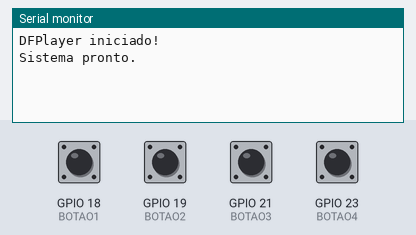
Recording of a sketch running on a simulated ESP32. Parts: the last lines printed to the serial monitor. The test bench sets the inputs (shaded band); at power-on: GPIO 18 (BOTAO1), GPIO 19 (BOTAO2), GPIO 21 (BOTAO3), GPIO 23 (BOTAO4) HIGH. The audio player accepts every command and is not drawn.

Above: at 2.7 s.
2.8 s: GPIO 18 (BOTAO1) pulled LOW for 0.15 s
At 3.3 s:
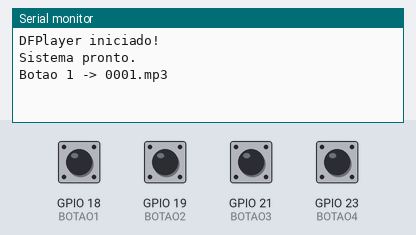
4.4 s: GPIO 19 (BOTAO2) pulled LOW for 0.15 s
At 5.6 s:
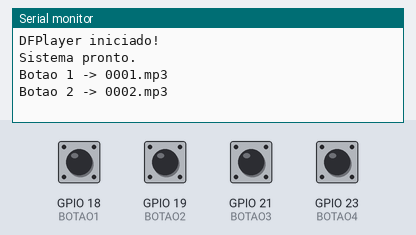
6.0 s: GPIO 21 (BOTAO3) pulled LOW for 0.15 s
At 7.0 s:
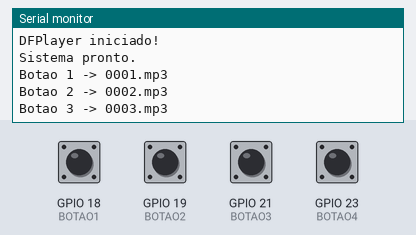
7.6 s: GPIO 23 (BOTAO4) pulled LOW for 0.15 s
At 8.2 s:
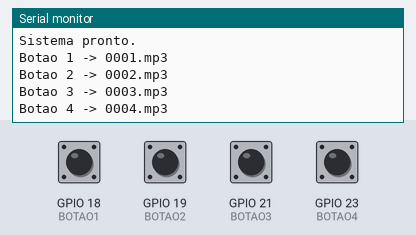

The sketch:

ESP32-DFPlayerMini_Fast-4-botoes-4-audios.ino
```cpp
/*
===========================================================
  Projeto : ESP32 + DFPlayer Mini
  Função  : Reproduzir 4 mensagens MP3 com 4 botões
  Biblioteca: DFPlayerMini_Fast
  Chip DFPlayer: Jieli AA19HFF851

  Autor: RodRobot

  BOTÕES
  GPIO18 -> Botão 1
  GPIO19 -> Botão 2
  GPIO21 -> Botão 3
  GPIO23 -> Botão 4

  DFPLAYER MINI
  GPIO16 -> RX do ESP32
  GPIO17 -> TX do ESP32

  ARQUIVOS NO CARTÃO SD
  0001.mp3 -> Mensagem 1
  0002.mp3 -> Mensagem 2
  0003.mp3 -> Mensagem 3
  0004.mp3 -> Mensagem 4

  Os botões utilizam o resistor PULL-UP interno
  do ESP32 e devem ser ligados ao GND.
===========================================================
*/

#include <HardwareSerial.h>                 // Comunicação UART
#include <DFPlayerMini_Fast.h>              // Biblioteca DFPlayer

//===========================================================
// UART utilizada pelo DFPlayer
//===========================================================

HardwareSerial mp3Serial(2);                // UART2 do ESP32
DFPlayerMini_Fast player;                   // Objeto DFPlayer


//===========================================================
// Pinos dos botões
//===========================================================

const int BOTAO1 = 18;                      // Botão 1
const int BOTAO2 = 19;                      // Botão 2
const int BOTAO3 = 21;                      // Botão 3
const int BOTAO4 = 23;                      // Botão 4


//===========================================================
// Pinos da comunicação com o DFPlayer
//===========================================================

const int DFPLAYER_RX = 16;                 // RX do ESP32
const int DFPLAYER_TX = 17;                 // TX do ESP32


//===========================================================
// Configuração inicial
//===========================================================

void setup()
{
  Serial.begin(115200);                     // Monitor Serial

  // Configura os botões com PULL-UP interno
  pinMode(BOTAO1, INPUT_PULLUP);            // Botão 1
  pinMode(BOTAO2, INPUT_PULLUP);            // Botão 2
  pinMode(BOTAO3, INPUT_PULLUP);            // Botão 3
  pinMode(BOTAO4, INPUT_PULLUP);            // Botão 4

  // Inicializa a comunicação UART com o DFPlayer
  mp3Serial.begin(
    9600,                                   // Velocidade
    SERIAL_8N1,                             // Formato serial
    DFPLAYER_RX,                            // RX
    DFPLAYER_TX                             // TX
  );

  delay(1000);                              // Aguarda o DFPlayer

  player.begin(mp3Serial);                  // Inicia o DFPlayer

  player.volume(18);                        // Volume de 0 a 30 -> maximo que suporta no teste foi 20

  Serial.println("DFPlayer iniciado!");
  Serial.println("Sistema pronto.");
}


//===========================================================
// Loop principal
//===========================================================

void loop()
{
  //=========================================================
  // Botão 1
  //=========================================================

  if (digitalRead(BOTAO1) == LOW)           // Botão pressionado
  {
    player.play(1);                         // Reproduz 0001.mp3

    Serial.println("Botao 1 -> 0001.mp3");

    delay(300);                             // Debounce
  }


  //=========================================================
  // Botão 2
  //=========================================================

  if (digitalRead(BOTAO2) == LOW)           // Botão pressionado
  {
    player.play(2);                         // Reproduz 0002.mp3

    Serial.println("Botao 2 -> 0002.mp3");

    delay(300);                             // Debounce
  }


  //=========================================================
  // Botão 3
  //=========================================================

  if (digitalRead(BOTAO3) == LOW)           // Botão pressionado
  {
    player.play(3);                         // Reproduz 0003.mp3

    Serial.println("Botao 3 -> 0003.mp3");

    delay(300);                             // Debounce
  }


  //=========================================================
  // Botão 4
  //=========================================================

  if (digitalRead(BOTAO4) == LOW)           // Botão pressionado
  {
    player.play(4);                         // Reproduz 0004.mp3

    Serial.println("Botao 4 -> 0004.mp3");

    delay(300);                             // Debounce
  }
}
```

Measured:
- after the input at 2.8 s, the serial monitor: prints a new line at once (image 1)
- after the input at 4.4 s, the serial monitor: prints a new line at once (image 2)
- after the input at 6.0 s, the serial monitor: prints a new line at once (image 3)
- after the input at 7.6 s, the serial monitor: prints a new line at once (image 4)
